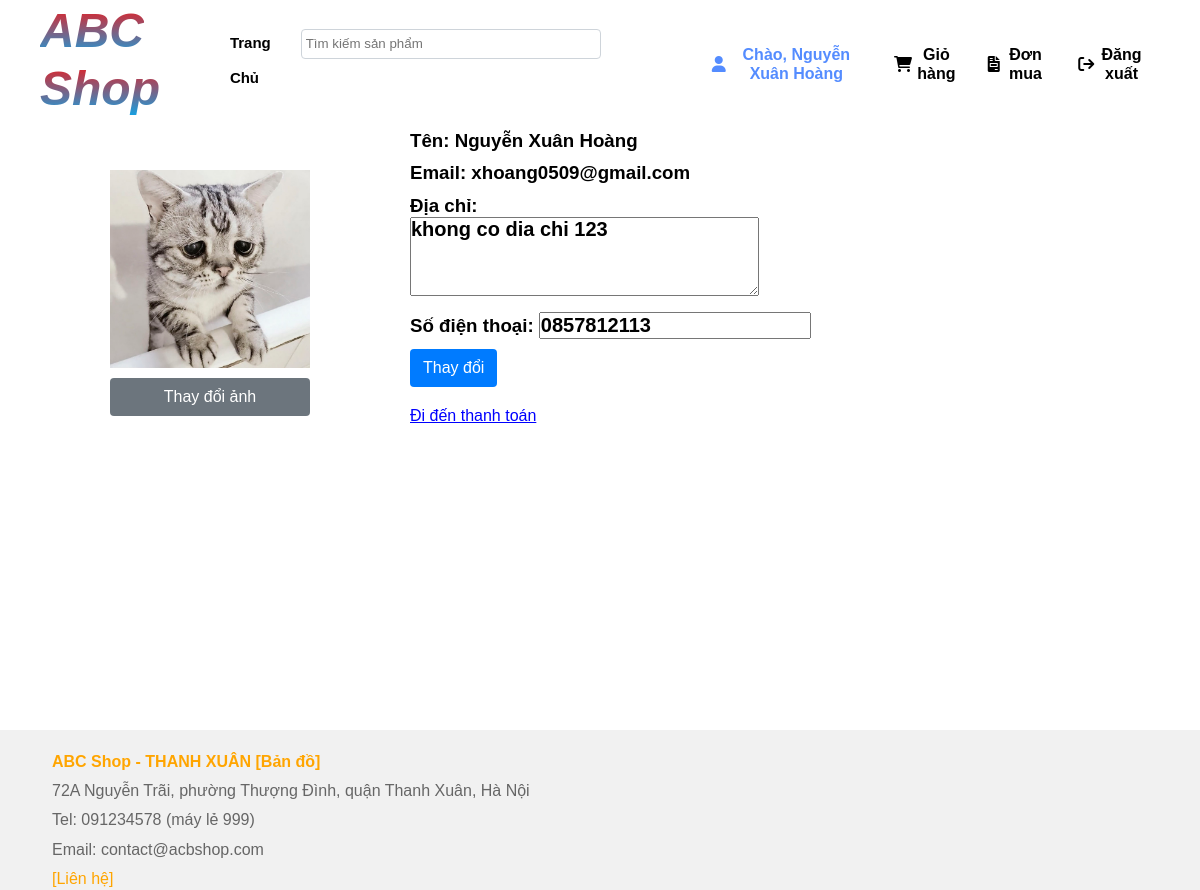
The app's page /profile.php (signed in), older data.
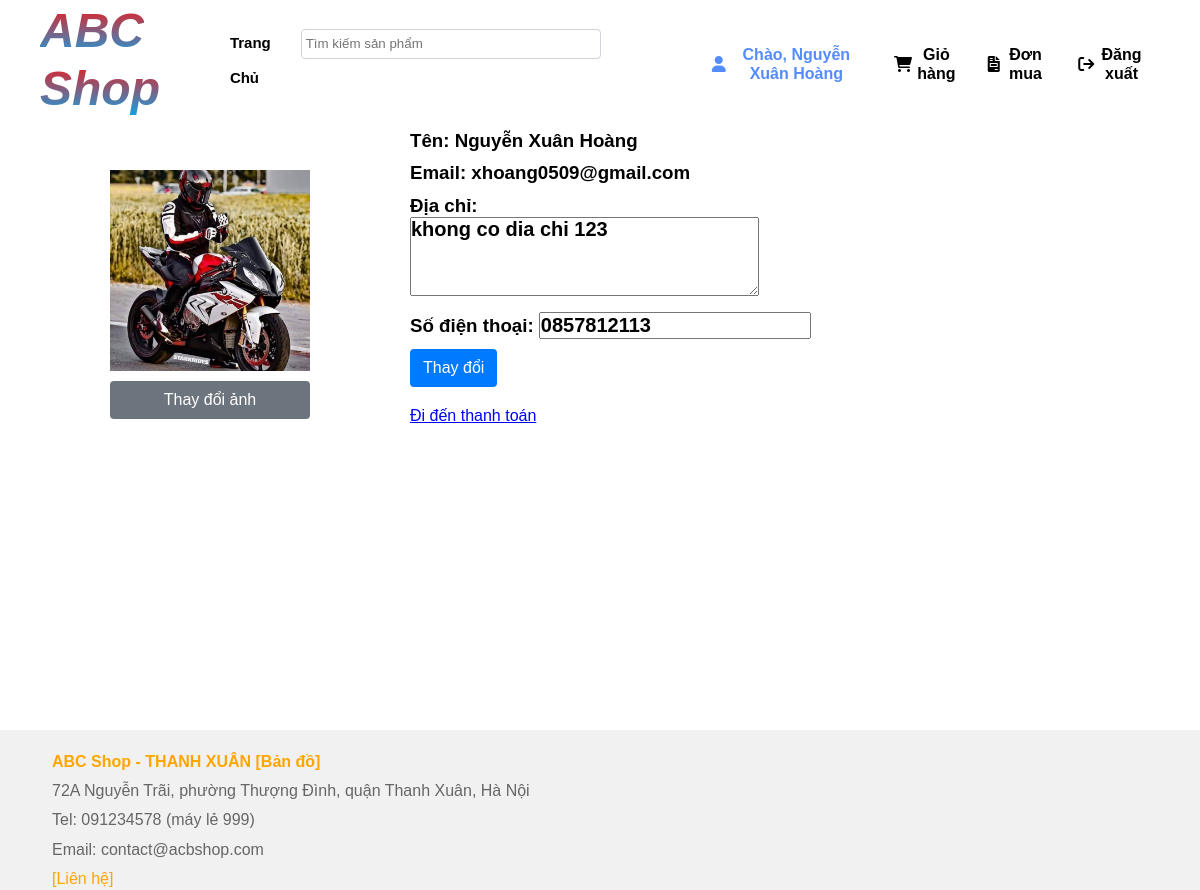
The same page, newer data.
### tables this page shows
CREATE TABLE `customers` (
  `id` int(11) NOT NULL,
  `name` varchar(255) NOT NULL,
  `email` char(50) NOT NULL,
  `password` varchar(255) NOT NULL,
  `photo` varchar(255) NOT NULL,
  `address` varchar(255) NOT NULL,
  `phone` char(50) NOT NULL,
  `token` char(255) NOT NULL
);

### profile.php (the view, shortened to what this page needs)
<?php
require './admin/connect.php';
$id = $_SESSION['id_customer'];
$sql = "select * from customers where id = '$id'";
$result = mysqli_query($connect, $sql);
$each = mysqli_fetch_array($result);
?>
<!DOCTYPE html>
<html lang="en">
<head>
	<link rel="stylesheet" href="https://cdnjs.cloudflare.com/ajax/libs/font-awesome/6.0.0/css/all.min.css" />
	<link rel="stylesheet" href="./css/style.css" />
	<link rel="stylesheet" href="./css/profile.css">
    <link rel="stylesheet" href="./css/base.css" />
</head>
<body>
	<?php include './header.php' ?>
	<div class="container">
		<form class="profile" action="process_profile.php" method="POST" enctype="multipart/form-data">
			<div class="avatar">
				<img class="default-image-user" src="./image/<?php echo $each['photo'] ?>" alt="">
				<label for="photo" class="btn btn-secondary mt-10">Thay đổi ảnh</label>
			</div>
			<div class="info">
				<h3 class="mt-10">Tên: <?php echo $each['name'] ?></h3>
				<h3 class="mt-10">Email:
					<?php echo $each['email'] ?>
				</h3>
				<h3 class="mt-10">
					Địa chỉ:
					<br>
					<textarea class="address" style="width: 349px;height: 79px;" name="address"  cols="30" rows="10"><?php echo $each['address'] ?></textarea>
				</h3>
				<h3 class="mt-10">Số điện thoại: <input class="phone" name="phone" type="text" value="<?php echo $each['phone'] ?>"></h3>
				<button class="mt-10 btn btn-primary btn-submit">Thay đổi</button>
				<br>
				<br>
				<a style="color: blue; text-decoration: underline;" href="cart.php">Đi đến thanh toán</a>
			</div>
		</form>
	</div>
	<?php include './footer.php' ?>
</body>
</html>

Row changes from the older to the newer data that the page shows:
changed customers "Nguyễn Xuân Hoàng": photo: a different picture
